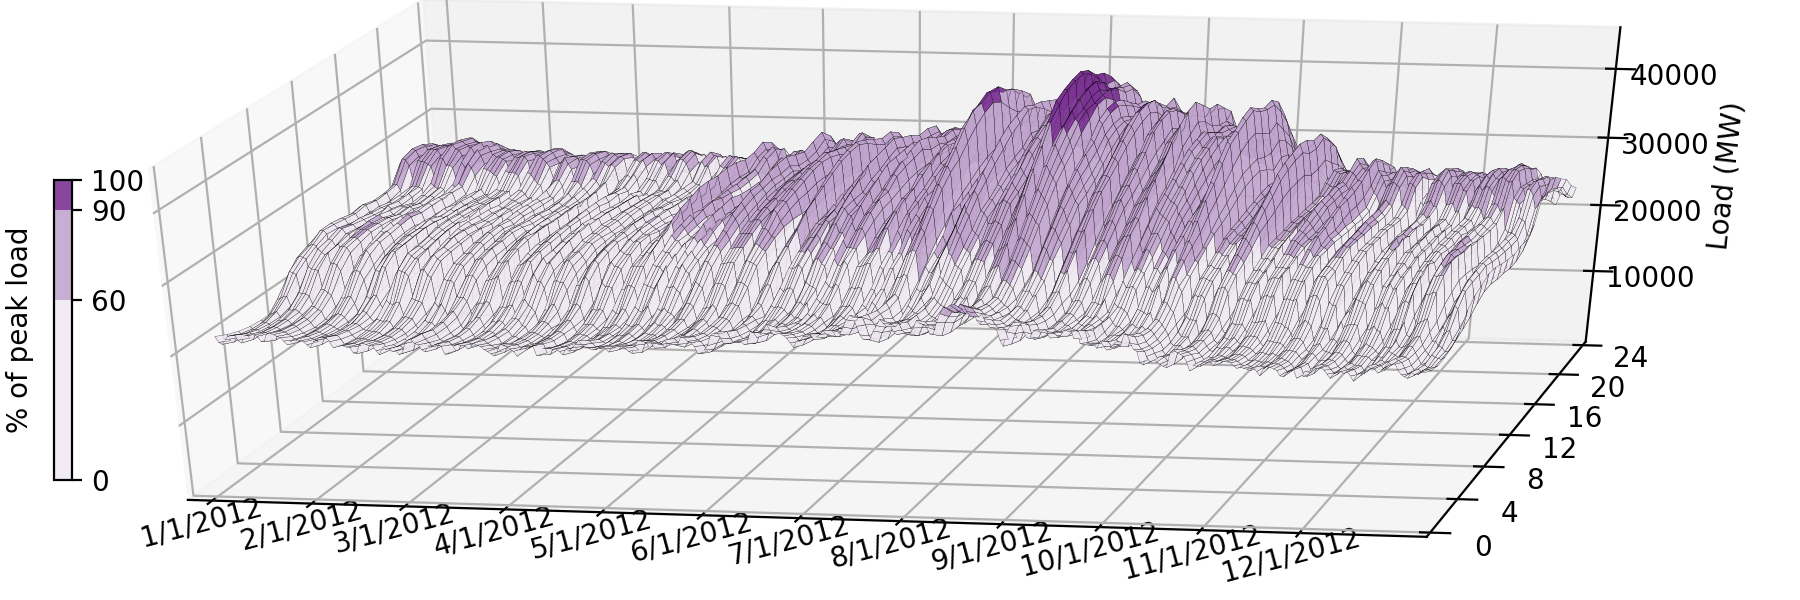

Generate this figure with Python:
"""
Plot the CAISO hourly load data in 3D.
[J15] Wang, Y., Li, L. (2016). Critical peak electricity pricing for sustainable manufacturing: Modeling and case studies. Applied Energy, 175, 40-53.
https://www.binghamton.edu/centers/seorl/publications.html
"""
import csv
import numpy as np
import matplotlib as mpl
import matplotlib.pyplot as plt
from mpl_toolkits.mplot3d import axes3d


# Read the load data.
year = 2012
mat = list()
f = open('caiso_load_{}.csv'.format(year))
rows = csv.reader(f)
for row in rows:
    # print(row)
    mat.append(row)
f.close()
mat=np.array(mat)
xnum, ynum = np.shape(mat)
#print('xnum =', xnum)  #for debugging
#input("Press Enter to continue...")
#print('ynum =', ynum)
#input("Press Enter to continue...")

X = np.arange(1, xnum)
Y = np.arange(1, ynum)
Y, X = np.meshgrid(Y, X)
Z = mat[1:, 1:]
Z = Z.astype(float) # Revised on 11/7/2023


# Plot the data.
fig = plt.figure(figsize=(9, 3))
ax = fig.add_axes([-0.12, 0.0, 1.22, 1.10],
                  projection='3d')

cmap = mpl.colors.ListedColormap(["#efe8f2",
                                  "#c2a5cf",
                                  "#7b3294"])
#cmap = mpl.colors.ListedColormap(["g","b","r"])
bounds = np.max(Z) * np.array([0, 0.6, 0.9, 1])
norm = mpl.colors.BoundaryNorm(bounds, cmap.N)
surf = ax.plot_surface(X, Y, Z, rstride=1,
                       cstride=1, cmap=cmap,
                       norm=norm, linewidth=0.1, edgecolor='k',
                       antialiased=True, alpha=0.9)

ax.set_zlabel('Load (MW)')
ax.set_xlim(0, xnum-1)
ax.set_ylim(0, ynum-1)
ax.set_zlim(0.1, np.max(Z)) #to avoid overlapping
ax.view_init(azim=-80, elev=30)


# Fine tune the x and y tick labels.
# Find the start of each month.
loc = np.zeros(12)
labels = np.array(['']*12, dtype='U10')
date = mat[1:, 0]
j = 0
for i in range(0, len(date)):
    if '/1/'+str(year) in date[i]:
        loc[j] = i
        labels[j] = date[i]
        j = j + 1
ax.set_xticks(loc)
ax.set_xticklabels(labels, rotation=15,
                   verticalalignment='center')

loc = np.arange(0, 25, 4)
labels = loc.astype('str')
ax.set_yticks(loc)
ax.set_yticklabels(labels, rotation=0,
                   verticalalignment='center')


# Add the colorbar.
cax = fig.add_axes([0.03, 0.2, 0.01, 0.5])
cbar = plt.colorbar(surf, cax=cax, ax=ax,
                    cmap=cmap, norm=norm,
                    ticks=bounds,
                    spacing='proportional',
                    orientation='vertical')
cbar.ax.set_yticklabels(['0', '60', '90', '100'])
cbar.set_label('% of peak load', labelpad=-50)


# Calculate hours with load > 90% of peak load.
hours = Z[Z>bounds[2]].size
percent = hours / Z.size * 100
print('Hours with load >90%: {0}, which is {1:0.2f}%.'
      .format(hours, percent))

# Show and save the figure.
fig.savefig('caiso_load.png', dpi=200)
plt.show()
